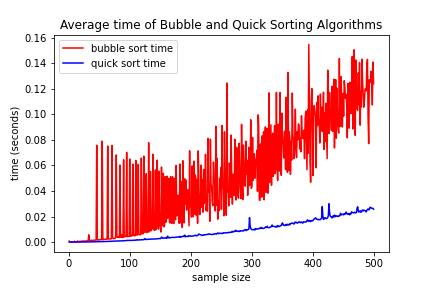

The script that saved this image:
# Python Course - Summer 2022
# Homework 4
# Alex Avery

# Assignment instructions:
    # For this homework you will be required to implement two dierent sorting algorithms. 
    # You can choose from the ones we covered in class (not random sort) or use your own (there are lots if you spend some time searching online).
    # The only constraint on the two that you pick is that they must be in dierent complexity classes. 
        # Most likely you will need to find something that is O(n2) and O(nlogn) but feel free to find something exotic or make up your own. 
        # You must implement the sorting algorithms yourself.
    # Once you have verified that your sorts are working properly (using tests), you will need to run a simulation and graph the results. 
    # Specifically, produce a graph with the following characteristics:
        # The vertical axis is some measure of time
        # The horizontal axis is N (size of set to sort)
        # You have one line for each sort algorithm, showing how time goes up with N
        # Everything is labeled appropriately
    # Try to pick an N such that the effect is visually noticeable. It should not take a very large increase to make this possible.

# import necessary modules
import matplotlib.pyplot as plt
import random
import time 

# -----------------------------------------------------------------------------

# SORTING ALGORITHM 1: BUBBLE SORT
# complexity O(n2)

# code comes from Python Course 2022 Day 8 Lecture
def bubble_sort(numbers):
    answer = numbers.copy()
    # We go through the list as many times as there are elements
    for i in range(len(answer)):
        # We want the last pair of adjacent elements to be (n-2, n-1)
        for j in range(len(answer) - 1):
            if answer[j] > answer[j+1]:
                # Swap
                answer[j], answer[j+1] = answer[j+1], answer[j]
        print(answer)
    return answer

#test bubble sort
my_list = random.sample(range(-100, 100), 20)
bubble_sort(my_list)

# -----------------------------------------------------------------------------

# SORTING ALGORITHM 2: QUICK SORT
# complexity O(nlogn)


# Quick sort picks an element as a pivot and partitions the given array around the picked pivot. 
# There are many different options for picking a pivot. 
# But for this particular quick sort we will always choose the last element as our pivot.
# Quick sort also utilizes a pointer to keep track of elements smaller than the pivot.
# The key process in quickSort is a partition(). 
# The target of partitions is, given a list of numbers and an element x of a list as the pivot, 
# put x at its correct position in a sorted list and put all smaller elements (smaller than x) before x, 
# and put all greater elements (greater than x) after x. 
# Source: https://www.geeksforgeeks.org/quick-sort/ 

# first we set up our partition function
def partition(numbers, start, end):
    # choose our pivot (the last element)
    pivot = numbers[end]
    # assign our pointer 
    pointer = start
    for i in range(start, end):
        if numbers[i] <= pivot:
            # we move values smaller than the pivot to the front
            numbers[i], numbers[pointer] = numbers[pointer], numbers[i]
            # we increase our pointer with each swap
            pointer += 1
    # we swap the last element with the pointer
    numbers[pointer], numbers[end] = numbers[end], numbers[pointer]
    # return the pointer value 
    return pointer

# next we can create our quicksort function
# our start value will be the first index (should always be 0)
# our end value will be the last index (should be length of our list minus 1)
def quick_sort(numbers, start, end):
    if len(str(numbers)) == 1:
        return numbers
    if start < end:
        # first call partition function
        part = partition(numbers, start, end)
        # recursively sorting the left values
        quick_sort(numbers, start, part - 1)
        # recursively sorting the right values
        quick_sort(numbers, part + 1, end)
    return numbers
    
#test quick sort
my_list = random.sample(range(-100, 100), 20)
quick_sort(my_list, 0, 19)

# -----------------------------------------------------------------------------

# AVERAGE RUN TIMES

#create empty list to record bubble sort times
bubble_time = []

# getting the run times for sample sizes up to 500
for i in range(1, 500):
    random_sample = random.sample(range(-500, 500), i)
    start_time = time.time()
    bubble_sort(random_sample)
    bubble_time.append(time.time() - start_time)

# create emptty list to record quick sort times
quick_time = []
  
# getting the run times for sample sizes up to 500
for i in range(1, 500):
    random_sample = random.sample(range(-500, 500), i)
    start_time = time.time()
    quick_sort(random_sample, 0, i-1)
    quick_time.append(time.time() - start_time)  
    
# -----------------------------------------------------------------------------

# PLOTTING

# x-axis: sample size
n = range(1, 500)
# plot bubble time
plt.plot(n, bubble_time, 'r-', label = 'bubble sort time')
# plot quick time
plt.plot(n, quick_time, 'b-', label = 'quick sort time')
# implement legend if needed
plt.legend()
# add x axis label
plt.xlabel('sample size')
# add y axis label
plt.ylabel('time (seconds)')
# add plot title
plt.title("Average time of Bubble and Quick Sorting Algorithms")
# save plot 
plt.savefig('/Users/alexcisco/Library/Mobile Documents/com~apple~CloudDocs/Documents/WUSTL/Courses/Python Course/python_summer2022/HW/hw4')

  
    
    
